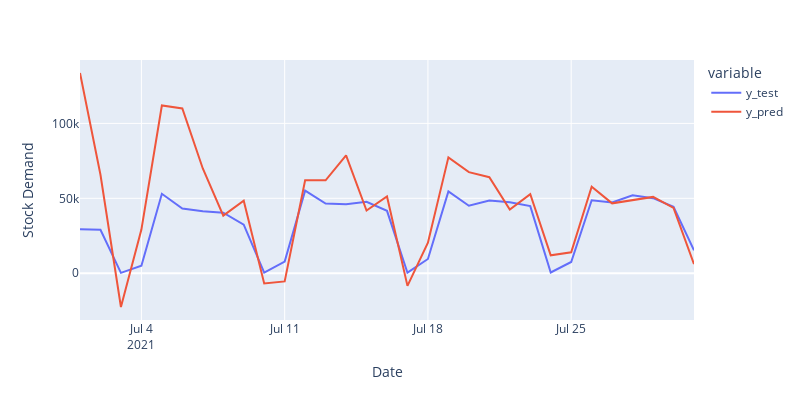

Notebook cell for this chart:
### Code cell
fig = px.line(df_pred_test, labels={"value": "Stock Demand"},
             height=400,width=800)
fig.show()

### Figure 1 — Plotly figure (JSON) as saved in the notebook; plotly's stock layout.template omitted (floating-point values rounded to 4 significant figures)
{"data": [{"hovertemplate": "variable=y_test<br>Date=%{x}<br>Stock Demand=%{y}<extra></extra>", "legendgroup": "y_test", "line": {"color": "#636efa", "dash": "solid"}, "marker": {"symbol": "circle"}, "mode": "lines", "name": "y_test", "orientation": "v", "showlegend": true, "type": "scatter", "x": ["2021-07-01T00:00:00", "2021-07-02T00:00:00", "2021-07-03T00:00:00", "2021-07-04T00:00:00", "2021-07-05T00:00:00", "2021-07-06T00:00:00", "2021-07-07T00:00:00", "2021-07-08T00:00:00", "2021-07-09T00:00:00", "2021-07-10T00:00:00", "2021-07-11T00:00:00", "2021-07-12T00:00:00", "2021-07-13T00:00:00", "2021-07-14T00:00:00", "2021-07-15T00:00:00", "2021-07-16T00:00:00", "2021-07-17T00:00:00", "2021-07-18T00:00:00", "2021-07-19T00:00:00", "2021-07-20T00:00:00", "2021-07-21T00:00:00", "2021-07-22T00:00:00", "2021-07-23T00:00:00", "2021-07-24T00:00:00", "2021-07-25T00:00:00", "2021-07-26T00:00:00", "2021-07-27T00:00:00", "2021-07-28T00:00:00", "2021-07-29T00:00:00", "2021-07-30T00:00:00", "2021-07-31T00:00:00"], "xaxis": "x", "y": [29413, 28977, 240, 4971, 53008, 43194, 41378, 40375, 32421, 437, 7726, 55129, 46467, 45970, 47630, 41645, 350, 9513, 54619, 45013, 48487, 47326, 44794, 492, 7521, 48679, 47213, 51983, 50101, 44319, 15247], "yaxis": "y"}, {"hovertemplate": "variable=y_pred<br>Date=%{x}<br>Stock Demand=%{y}<extra></extra>", "legendgroup": "y_pred", "line": {"color": "#EF553B", "dash": "solid"}, "marker": {"symbol": "circle"}, "mode": "lines", "name": "y_pred", "orientation": "v", "showlegend": true, "type": "scatter", "x": ["2021-07-01T00:00:00", "2021-07-02T00:00:00", "2021-07-03T00:00:00", "2021-07-04T00:00:00", "2021-07-05T00:00:00", "2021-07-06T00:00:00", "2021-07-07T00:00:00", "2021-07-08T00:00:00", "2021-07-09T00:00:00", "2021-07-10T00:00:00", "2021-07-11T00:00:00", "2021-07-12T00:00:00", "2021-07-13T00:00:00", "2021-07-14T00:00:00", "2021-07-15T00:00:00", "2021-07-16T00:00:00", "2021-07-17T00:00:00", "2021-07-18T00:00:00", "2021-07-19T00:00:00", "2021-07-20T00:00:00", "2021-07-21T00:00:00", "2021-07-22T00:00:00", "2021-07-23T00:00:00", "2021-07-24T00:00:00", "2021-07-25T00:00:00", "2021-07-26T00:00:00", "2021-07-27T00:00:00", "2021-07-28T00:00:00", "2021-07-29T00:00:00", "2021-07-30T00:00:00", "2021-07-31T00:00:00"], "xaxis": "x", "y": [133600.0, 65720.0, -22550.0, 29110.0, 112000.0, 110000.0, 69920.0, 38460.0, 48360.0, -6876.0, -5499.0, 62030.0, 61970.0, 78720.0, 41830.0, 51220.0, -8466.0, 20310.0, 77320.0, 67500.0, 64110.0, 42450.0, 52750.0, 11910.0, 13990.0, 57750.0, 46640.0, 48850.0, 50950.0, 43610.0, 6090.0], "yaxis": "y"}], "layout": {"height": 400, "legend": {"title": {"text": "variable"}, "tracegroupgap": 0}, "margin": {"t": 60}, "width": 800, "xaxis": {"anchor": "y", "autorange": true, "domain": [0, 1], "range": ["2021-07-01", "2021-07-31"], "title": {"text": "Date"}, "type": "date"}, "yaxis": {"anchor": "x", "autorange": true, "domain": [0, 1], "range": [-31230.0, 142300.0], "title": {"text": "Stock Demand"}, "type": "linear"}}}
